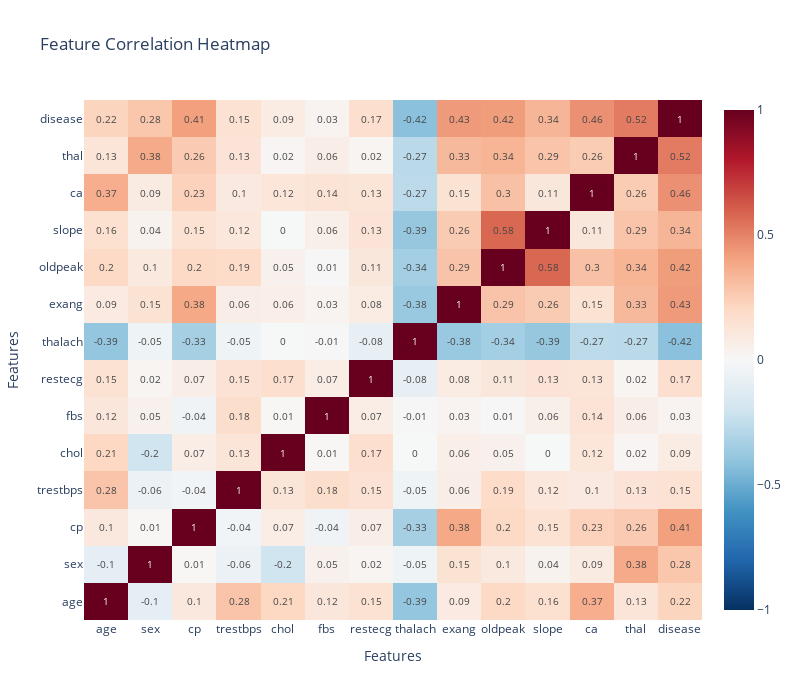

The notebook cell this image was saved under:
### Markdown cell above
### Interactive Visualizations (Plotly)

### Code cell
# VISUALIZATION 1: Correlation Heatmap
# Create a copy for visualization (handle missing values first)
df_viz = df.copy()
df_viz['ca'] = df_viz['ca'].fillna(df_viz['ca'].mode()[0])
df_viz['thal'] = df_viz['thal'].fillna(df_viz['thal'].mode()[0])
df_viz['disease'] = (df_viz['target'] > 0).astype(int)  # Binarize for visualization

# Calculate correlation matrix
corr_matrix = df_viz.drop('target', axis=1).corr()

fig = go.Figure(data=go.Heatmap(
    z=corr_matrix.values,
    x=corr_matrix.columns,
    y=corr_matrix.columns,
    colorscale='RdBu_r',
    zmid=0,
    text=np.round(corr_matrix.values, 2),
    texttemplate='%{text}',
    textfont={"size": 10},
    hoverongaps=False
))

fig.update_layout(
    title='Feature Correlation Heatmap',
    width=800,
    height=700,
    xaxis_title='Features',
    yaxis_title='Features'
)

fig.show()

### Figure 1 — Plotly figure (JSON) as saved in the notebook; plotly's stock layout.template omitted (floating-point values rounded to 4 significant figures; data arrays with more than 128 entries replaced by an {"elided": "..."} marker saying what was removed)
{"data": [{"colorscale": [[0.0, "rgb(5,48,97)"], [0.1, "rgb(33,102,172)"], [0.2, "rgb(67,147,195)"], [0.3, "rgb(146,197,222)"], [0.4, "rgb(209,229,240)"], [0.5, "rgb(247,247,247)"], [0.6, "rgb(253,219,199)"], [0.7, "rgb(244,165,130)"], [0.8, "rgb(214,96,77)"], [0.9, "rgb(178,24,43)"], [1.0, "rgb(103,0,31)"]], "hoverongaps": false, "text": {"elided": "14x14 float values"}, "textfont": {"size": 10}, "texttemplate": "%{text}", "type": "heatmap", "x": ["age", "sex", "cp", "trestbps", "chol", "fbs", "restecg", "thalach", "exang", "oldpeak", "slope", "ca", "thal", "disease"], "y": ["age", "sex", "cp", "trestbps", "chol", "fbs", "restecg", "thalach", "exang", "oldpeak", "slope", "ca", "thal", "disease"], "z": {"elided": "14x14 float values"}, "zmid": 0}], "layout": {"height": 700, "title": {"text": "Feature Correlation Heatmap"}, "width": 800, "xaxis": {"title": {"text": "Features"}}, "yaxis": {"title": {"text": "Features"}}}}
